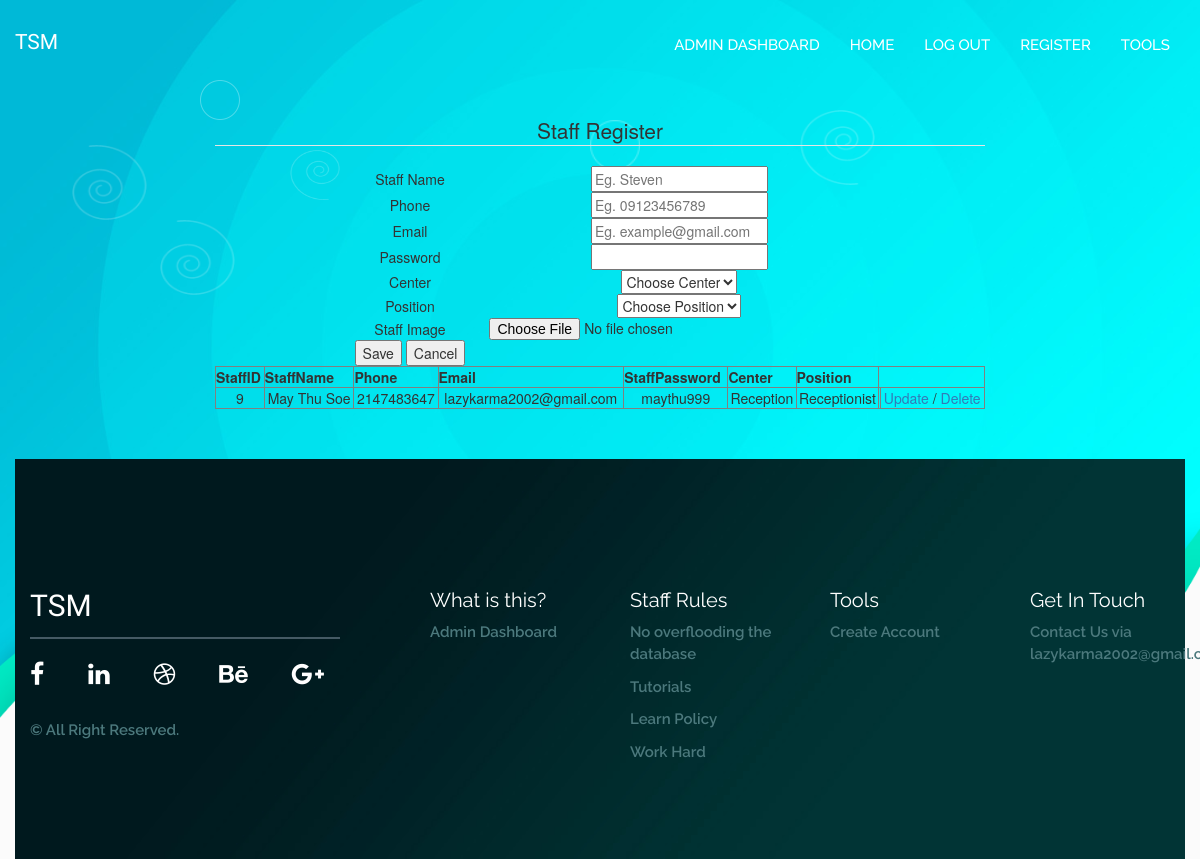
Screenshot of /StaffEntryDash.php with the database file from the repository.
### tables this page shows
CREATE TABLE `staff` (
  `StaffID` int(11) NOT NULL,
  `StaffName` varchar(40) NOT NULL,
  `Phone` int(11) NOT NULL,
  `Email` varchar(50) NOT NULL,
  `StaffPassword` varchar(40) NOT NULL,
  `Center` varchar(40) NOT NULL,
  `Position` varchar(50) NOT NULL,
  `StaffImage` varchar(255) NOT NULL
);

### StaffView.php (the view, shortened to what this page needs)
<?php
include('carconnect.php');
 ?>
 <form>
 	<table border="1" width=100% align="center">
 		<tr>
 			<th>StaffID</th>
			<th>StaffName</th>
			<th>Phone</th>
			<th>Email</th>
			<th>StaffPassword</th>
			<th>Center</th>
			<th>Position</th>
 		</tr>
 		<?php
 		$select=mysqli_query($connection,"SELECT * FROM Staff");
 		$count=mysqli_num_rows($select);
 		for($i=0; $i < $count; $i++) {
 			$data=mysqli_fetch_array($select);
 			$osid=$data['StaffID'];
 			$osname=$data['StaffName'];
 			$osphone=$data['Phone'];
 			$osemail=$data['Email'];
 			$ospassword=$data['StaffPassword'];
 			$oscenter=$data['Center'];
 			$osposition=$data['Position'];
 			echo "<tr>";
 			echo "<td>$osid</td>";
 			echo "<td>$osname</td>";
 			echo "<td>$osphone</td>";
 			echo "<td>$osemail</td>";
 			echo "<td>$ospassword</td>";
 			echo "<td>$oscenter</td>";
 			echo "<td>$osposition</td>";
 			echo "<td>
 			<a href='StaffUpdate.php?osid=$osid'>Update</a> /
 			<a href='StaffDelete.php?osid=$osid'>Delete</a>
 			</td>";
 			echo "</tr>";
 		}
 		 ?>
 	</table>
 </form>

### style.css (style rules this page uses)
body { background: #fbfbfb; }

### rows the page displays
staff: StaffID "9", StaffName "May Thu Soe", Phone "2147483647", Email "lazykarma2002@gmail.com", StaffPassword "maythu999", Center "Reception", Position "Receptionist"
